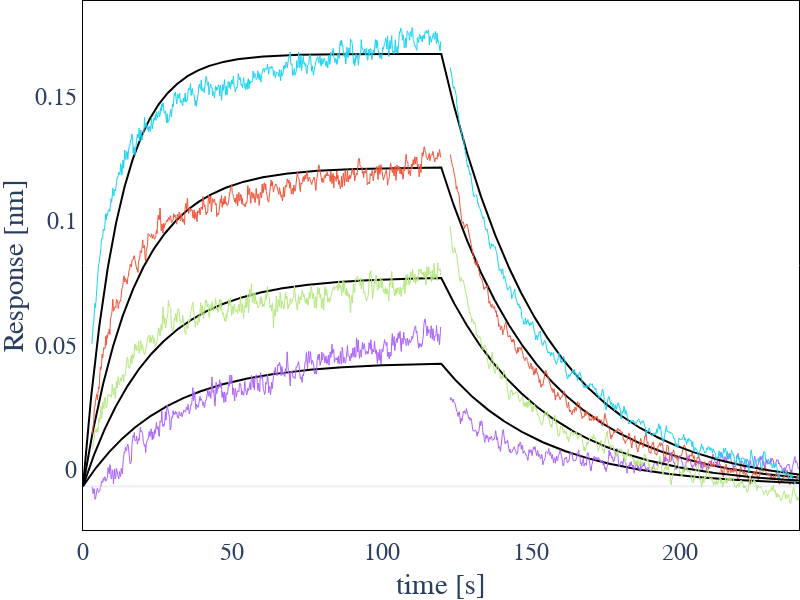

Notebook cell for this chart:
### Code cell
import plotly.graph_objects as go

fig = go.Figure()

for ds in exp.datasets:
    if ds.use_for_fit == False: continue
    x = np.array([])
    y = np.array([])
    y_fit = np.array([])
    
    for step in ds.steps:
        # if step.concentration>0: color = 'orangered'
        # elif step.concentration==0: color = 'cornflowerBlue'
        # else: color = 'lightgrey'
        mask = (ds.t>=step.start) & (ds.t<step.stop)

        if f"offset_ds{ds.index}_step{step.index}" in exp.params:
                offset = exp.params[f'offset_ds{ds.index}_step{step.index}'].value
        else: 
            offset = 0
        
        x_step = ds.t[mask]
        y_step = ds.response[mask] - offset
        y_fit_step = ds.fit_response[mask] - offset

        x = np.concatenate([x, x_step])
        y = np.concatenate([y, y_step])
        y_fit = np.concatenate([y_fit, y_fit_step])

    
    x = x - x[0]
    fig.add_scatter(x = x, 
                    y = y_fit,
                    marker=dict(size=0, 
                            color='black',
                            line=dict(width=1, color='black')),
                    line=dict(
                         width=2, 
                         color='black'
                         ),
                    name=ds.steps[0].concentration,)

        

    fig.add_scatter(x = x,
                    y = y,
                    marker=dict(
                            size=0, 
                            #color=color, 
                            line=dict(
                                    width=0.1, 
                                    #color=color
                                    )),
                    line=dict(
                            width=1, 
                            #color=color
                            ),
                    name=f"{ds.index}_{ds.steps[0].concentration}",
                    )



fig.update_layout(
            height=600,
            width = 800,
            font_family="Arial",
            font_size = 24,
            showlegend=False,
            margin=dict(l=0,r=0,b=0,t=0,pad=0), 
            template='plotly_white',
            paper_bgcolor="rgb(255, 255, 255)",  
            plot_bgcolor="rgb(255, 255, 255)") 

fig.update_xaxes(
    ticklabelposition="inside top", 
    title='time [s]',
    showline=True, 
    linewidth=1, 
    linecolor='black', 
    showgrid=False,
    mirror=True)

fig.update_yaxes(
    ticklabelposition="outside top", 
    title='Response [nm]',
    showline=True, 
    linewidth=1, 
    linecolor='black', 
    showgrid=False,
    mirror=True)



fig.show()

### Figure 1 — Plotly figure (JSON) as saved in the notebook; plotly's stock layout.template omitted (floating-point values rounded to 4 significant figures; data arrays with more than 128 entries replaced by an {"elided": "..."} marker saying what was removed)
{"data": [{"line": {"color": "black", "width": 2}, "marker": {"color": "black", "line": {"color": "black", "width": 1}, "size": 0}, "name": "4e-06", "type": "scatter", "x": {"elided": "1200 float values"}, "y": {"elided": "1200 float values"}}, {"line": {"width": 1}, "marker": {"line": {"width": 0.1}, "size": 0}, "name": "7_4e-06", "type": "scatter", "x": {"elided": "1200 float values"}, "y": {"elided": "1200 float values"}}, {"line": {"color": "black", "width": 2}, "marker": {"color": "black", "line": {"color": "black", "width": 1}, "size": 0}, "name": "1e-06", "type": "scatter", "x": {"elided": "1200 float values"}, "y": {"elided": "1200 float values"}}, {"line": {"width": 1}, "marker": {"line": {"width": 0.1}, "size": 0}, "name": "9_1e-06", "type": "scatter", "x": {"elided": "1200 float values"}, "y": {"elided": "1200 float values"}}, {"line": {"color": "black", "width": 2}, "marker": {"color": "black", "line": {"color": "black", "width": 1}, "size": 0}, "name": "8e-06", "type": "scatter", "x": {"elided": "1200 float values"}, "y": {"elided": "1200 float values"}}, {"line": {"width": 1}, "marker": {"line": {"width": 0.1}, "size": 0}, "name": "13_8e-06", "type": "scatter", "x": {"elided": "1200 float values"}, "y": {"elided": "1200 float values"}}, {"line": {"color": "black", "width": 2}, "marker": {"color": "black", "line": {"color": "black", "width": 1}, "size": 0}, "name": "2e-06", "type": "scatter", "x": {"elided": "1200 float values"}, "y": {"elided": "1200 float values"}}, {"line": {"width": 1}, "marker": {"line": {"width": 0.1}, "size": 0}, "name": "15_2e-06", "type": "scatter", "x": {"elided": "1200 float values"}, "y": {"elided": "1200 float values"}}], "layout": {"font": {"family": "Arial", "size": 24}, "height": 600, "margin": {"b": 0, "l": 0, "pad": 0, "r": 0, "t": 0}, "paper_bgcolor": "rgb(255, 255, 255)", "plot_bgcolor": "rgb(255, 255, 255)", "showlegend": false, "width": 800, "xaxis": {"linecolor": "black", "linewidth": 1, "mirror": true, "showgrid": false, "showline": true, "ticklabelposition": "inside top", "title": {"text": "time [s]"}}, "yaxis": {"linecolor": "black", "linewidth": 1, "mirror": true, "showgrid": false, "showline": true, "ticklabelposition": "outside top", "title": {"text": "Response [nm]"}}}}
